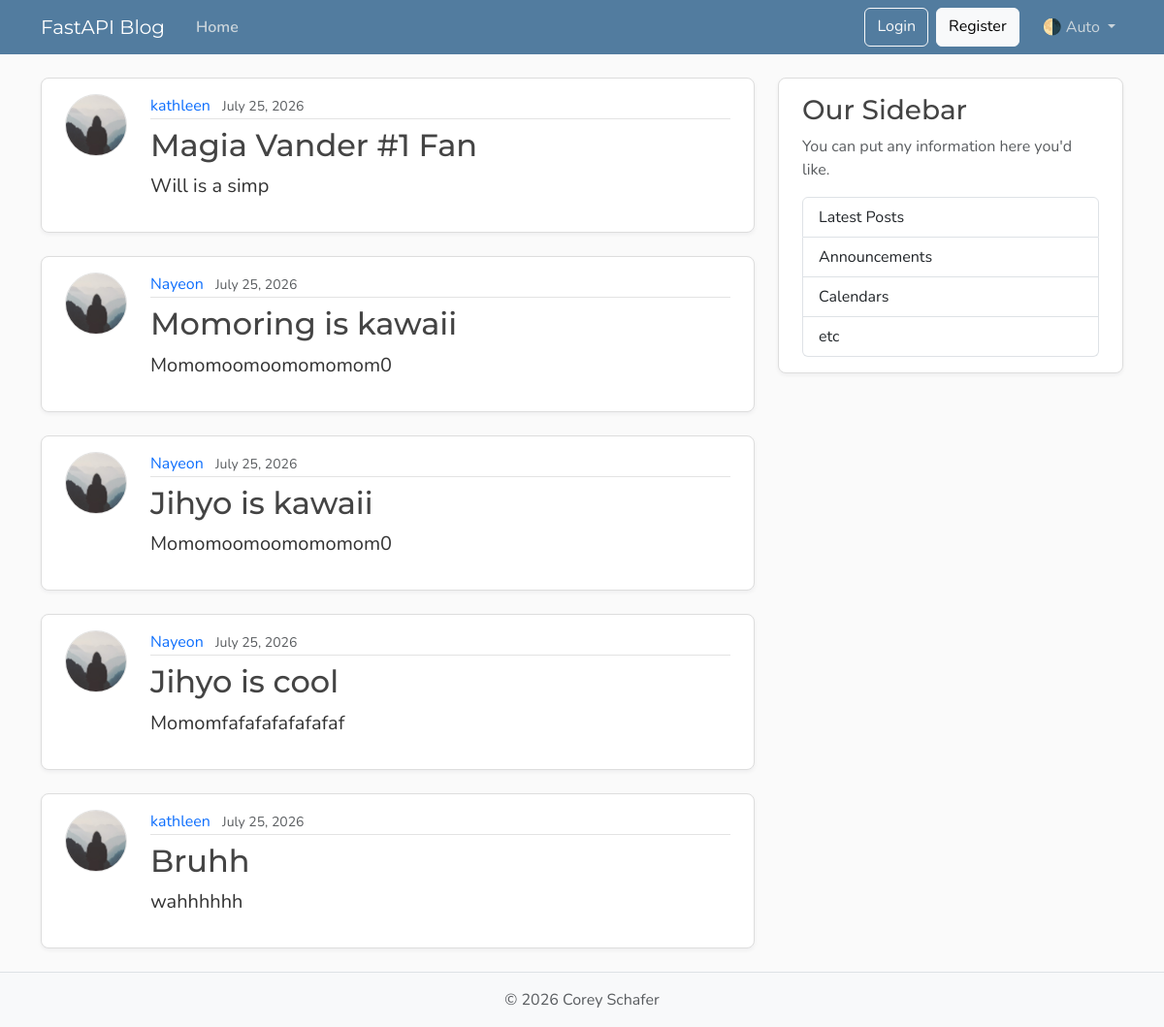
The page /posts on the database its author committed.
### models.py (models this page shows, shortened)
class Post(Base):
    __tablename__ = "posts"
    id: Mapped[int] = mapped_column(Integer, primary_key=True, index=True)
    title: Mapped[str] = mapped_column(String(100), nullable=False)
    content: Mapped[str] = mapped_column(Text, nullable=False)
    user_id: Mapped[int] = mapped_column(
        ForeignKey("users.id"),
        nullable=False,
        index=True,
    )
    date_posted: Mapped[datetime] = mapped_column(
        DateTime(timezone=True),
        default=lambda: datetime.now(UTC),
    )
    author: Mapped[User] = relationship(back_populates="posts")

class User(Base):
    __tablename__ = "users"
    id: Mapped[int] = mapped_column(Integer, primary_key=True, index=True)
    username: Mapped[str] = mapped_column(String(50), unique=True, nullable=False)
    email: Mapped[str] = mapped_column(String(120), unique=True, nullable=False)
    image_file: Mapped[str | None] = mapped_column(
        String(200),
        nullable=True,
        default=None,
    )
    posts: Mapped[list[Post]] = relationship(back_populates="author")

### main.py (the view)
@app.get("/", include_in_schema=False, name="home")
@app.get("/posts", include_in_schema=False, name="posts")
def home(request: Request, db: Annotated[Session, Depends(get_db)]):
    result = db.execute(select(models.Post))
    posts = result.scalars().all()
    return templates.TemplateResponse(
        request,
        "home.html",
        {"posts": posts, "title": "Home"},
    )

### templates/home.html
{% extends "layout.html" %}
{% block content %}
  {% for post in posts %}
    <article class="content-section py-3 px-4 mb-4">
      <div class="d-flex align-items-start gap-4">
        <img class="rounded-circle article-img flex-shrink-0"
             src="{{ post.author.image_path }}"
             alt="{{ post.author.username }}'s profile picture"
             width="64"
             height="64"
             loading="lazy">
        <div class="flex-grow-1">
          <div class="article-metadata mb-2">
            <a class="me-2" href="{{ url_for('user_posts', user_id=post.author.id) }}">{{ post.author.username }}</a>
            <small class="text-body-secondary">{{ post.date_posted.strftime('%B %d, %Y') }}</small>
          </div>
          <h2>
            <a class="article-title" href="{{ url_for('post_page', post_id=post.id) }}">{{ post.title }}</a>
          </h2>
          <p class="article-content">{{ post.content }}</p>
        </div>
      </div>
    </article>
  {% endfor %}
{% endblock content %}

### templates/layout.html (shortened to what this page needs)
<!DOCTYPE html>
<html lang="en">
  <head>
    <link href="https://cdn.jsdelivr.net/npm/bootstrap@5.3.8/dist/css/bootstrap.min.css"
          rel="stylesheet"
>
    <link rel="stylesheet"
          type="text/css"
          href="{{ url_for("static", path='css/main.css') }}">
  </head>
  <body class="d-flex flex-column min-vh-100">
    <header class="site-header">
      <nav class="navbar navbar-expand-md bg-steel fixed-top"
           data-bs-theme="dark">
        <div class="container">
          <a class="navbar-brand me-4" href="{{ url_for("home") }}">FastAPI Blog</a>
          <div class="collapse navbar-collapse" id="navbarToggle">
            <div class="navbar-nav me-auto">
              <a class="nav-link active"
                 aria-current="page"
                 href="{{ url_for("home") }}">Home</a>
            </div>
            <div class="navbar-nav">
              <a class="btn btn-outline-light mb-2 mb-md-0 me-md-2" href="#">Login</a>
              <a class="btn btn-light mb-2 mb-md-0 me-md-3" href="#">Register</a>
              <div class="nav-item dropdown">
                <a class="nav-link dropdown-toggle"
                   href="#"
                   role="button"
                   id="bd-theme"
                   data-bs-toggle="dropdown"
                   aria-expanded="false">
                  <span id="bd-theme-text">🌗 Auto</span>
                </a>
              </div>
            </div>
          </div>
        </div>
      </nav>
    </header>
    <main role="main" class="container">
      <div class="row">
        <div class="col-md-8">
          {% block content %}
          {% endblock content %}
        </div>
        <aside class="col-md-4">
          <div class="content-section py-3 px-4 mb-4">
            <h3>Our Sidebar</h3>
            <p class="text-body-secondary">You can put any information here you'd like.</p>
            <ul class="list-group">
              <li class="list-group-item">Latest Posts</li>
              <li class="list-group-item">Announcements</li>
              <li class="list-group-item">Calendars</li>
              <li class="list-group-item">etc</li>
            </ul>
          </div>
        </aside>
      </div>
    </main>
    <footer class="mt-auto py-3 bg-body-tertiary border-top">
      <div class="container text-center">
        <p class="text-body-secondary mb-0">
          © <span id="year"></span> Corey Schafer
        </p>
      </div>
    </footer>
  </body>
</html>

### static/css/main.css (style rules this page uses)
:root { --font-heading: "Montserrat", system-ui, -apple-system, BlinkMacSystemFont, sans-serif; --font-body: "Nunito", system-ui, -apple-system, BlinkMacSystemFont, sans-serif; --color-bg-body: #fafafa; --color-bg-content: #ffffff; --color-text-primary: #333333; --color-text-heading: #444444; --color-steel: #527c9f; --color-nav-link: #cbd5db; --color-nav-link-hover: #ffffff; --color-link-hover: #428bca; --color-border: #dddddd; --color-border-light: #e3e3e3; --spacing-xl: 5rem; --article-img-size: 4rem; --account-img-size: 7.813rem; }
body { font-family: var(--font-body); background: var(--color-bg-body); color: var(--color-text-primary); }
main { padding-top: var(--spacing-xl); }
h1, h2, h3, h4, h5, h6 { font-family: var(--font-heading); color: var(--color-text-heading); }
.navbar-brand { font-family: var(--font-heading); }
a { text-decoration: none; }
.bg-steel { background-color: var(--color-steel); }
.site-header .navbar-nav .nav-link { color: var(--color-nav-link); transition: color 0.2s ease-in-out; }
.site-header .navbar-nav .nav-link.active { font-weight: 600; }
.content-section { background: var(--color-bg-content); border: 1px solid var(--color-border); border-radius: 0.5rem; box-shadow: 0 2px 4px rgba(15, 23, 42, 0.05); transition: box-shadow 0.15s ease, transform 0.15s ease, border-color 0.15s ease; }
.article-title { color: var(--color-text-heading); transition: color 0.2s ease-in-out; }
.article-content { white-space: pre-line; font-size: 1.25rem; }
.article-img { height: var(--article-img-size); width: var(--article-img-size); flex-shrink: 0; object-fit: cover; border: 1px solid var(--color-border-light); box-shadow: 0 0 0 2px var(--color-bg-content); }
.article-metadata { padding-bottom: 0.063rem; border-bottom: 1px solid var(--color-border-light); }
.article-metadata a { transition: color 0.2s ease-in-out; }
[data-bs-theme="dark"] { --color-bg-body: #1a1a1a; --color-bg-content: #2d2d2d; --color-text-primary: #e0e0e0; --color-text-heading: #f0f0f0; --color-border: #404040; --color-border-light: #4a4a4a; }

### rows shown on the page
Post: author.username "kathleen", date_posted "July 25, 2026", title "Magia Vander #1 Fan", content "Will is a simp"
Post: author.username "Nayeon", date_posted "July 25, 2026", title "Momoring is kawaii", content "Momomoomoomomomom0"
Post: author.username "Nayeon", date_posted "July 25, 2026", title "Jihyo is kawaii", content "Momomoomoomomomom0"
Post: author.username "Nayeon", date_posted "July 25, 2026", title "Jihyo is cool", content "Momomfafafafafafafaf"
Post: author.username "kathleen", date_posted "July 25, 2026", title "Bruhh", content "wahhhhhh"
